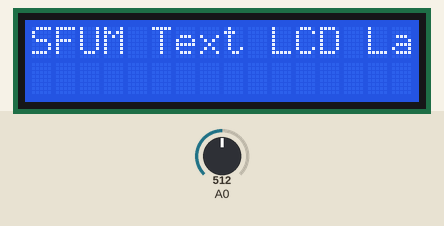
The sketch below on a simulated Arduino Uno, built with avr-gcc and run on an emulated ATmega328P. Shown: 16×2 character LCD. Inputs (shaded band) come from the test bench; at power-on: A0 = 512. What the sketch prints to the serial monitor is not drawn.

Above: at 1.2 s.
1.3 s: A0 set to 440
At 1.7 s:
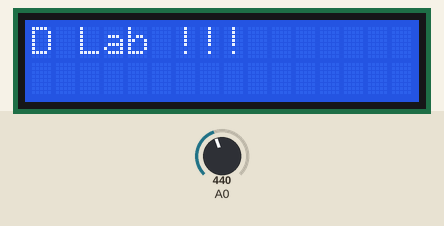
2.8 s: A0 set to 716
At 7.3 s:
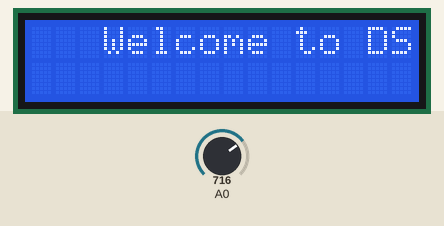
Timing chart, 0 to 8.8 s (numbered marks = the images above; inputs shaded):
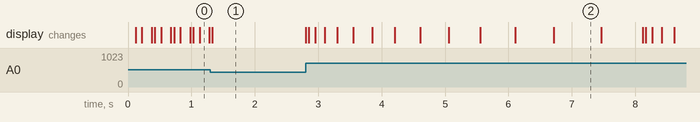

Measured:
- after the input at 2.8 s, the display: first changes at once (image 2 shows a later state)
- what the display in image 2 shows lasts 0.8 s, from 6.7 s to 7.5 s

The sketch:

exe16.ino
```cpp
//Sample using LiquidCrystal library
#include <LiquidCrystal.h>

// select the pins used on the LCD panel
LiquidCrystal lcd(8, 9, 4, 5, 6, 7);

// define some values used by the panel and buttons
int lcd_key     = 0;
int adc_key_in  = 0;
#define btnRIGHT  0
#define btnUP     1
#define btnDOWN   2
#define btnLEFT   3
#define btnSELECT 4
#define btnNONE   5

int speedd = 10; //5000 ms

// read the buttons
int read_LCD_buttons()
{
 adc_key_in = analogRead(0);      // read the value from the sensor
 // my buttons when read are centered at these valies: 0, 144, 329, 504, 741
 // we add approx 50 to those values and check to see if we are close
 //Serial.println(adc_key_in);
 if (adc_key_in > 1000) return btnNONE; // We make this the 1st option for speed reasons since it will be the most likely result
 // For V1.1 us this threshold
 if (adc_key_in < 50)   return btnRIGHT;
 if (adc_key_in < 250)  return btnUP;
 if (adc_key_in < 260)  return btnDOWN;
 if (adc_key_in < 450)  return btnLEFT;
 if (adc_key_in < 650)  return btnSELECT;


 // For V1.0 comment the other threshold and use the one below:
/*
 if (adc_key_in < 50)   return btnRIGHT;
 if (adc_key_in < 195)  return btnUP;
 if (adc_key_in < 380)  return btnDOWN;
 if (adc_key_in < 555)  return btnLEFT;
 if (adc_key_in < 790)  return btnSELECT;
*/


 return btnNONE;  // when all others fail, return this...
}

void setup()
{
 lcd.begin(16, 2);              // start the library
 lcd.setCursor(0,0);
 lcd.print("Welcome to DSFUM Text LCD Lab !!!"); // print a simple message
 Serial.begin(9600);
}

void loop()
{
 lcd.setCursor(9,1);            // move cursor to second line "1" and 9 spaces over
 lcd.setCursor(0,1);            // move to the begining of the second line


Serial.println(speedd);
 for (int positionCounter = 0; positionCounter < 13; positionCounter++) {
    // scroll one position left:
    lcd.scrollDisplayLeft();


    // wait a bit:
    speed_listener(5150 - speedd*500);

  }

}


void speed_listener(int delayy)
{
  for (int repetari;repetari<=delayy/50;repetari++)
  {
      lcd_key = read_LCD_buttons();  // read the buttons
      switch (lcd_key)               // depending on which button was pushed, we perform an action
     {
       case btnRIGHT:
         {
         if (speedd==10)
          break;
         speedd++;
         Serial.println(speedd);
         while(read_LCD_buttons()!=5);
         loop();
         //break;
         }
       case btnLEFT:
         {
         if (speedd==0)
          break;
         speedd--;
         Serial.println(speedd);
         while(read_LCD_buttons()!=5);
         loop();
         //break;
         }
     }
     delay(50);
  }
}
```
